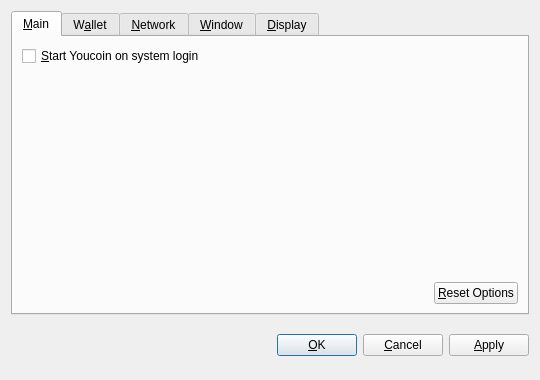
<?xml version="1.0" encoding="UTF-8"?>
<ui version="4.0">
 <class>OptionsDialog</class>
 <widget class="QDialog" name="OptionsDialog">
  <property name="geometry">
   <rect>
    <x>0</x>
    <y>0</y>
    <width>540</width>
    <height>380</height>
   </rect>
  </property>
  <property name="windowTitle">
   <string>Options</string>
  </property>
  <property name="modal">
   <bool>true</bool>
  </property>
  <layout class="QVBoxLayout" name="verticalLayout">
   <item>
    <widget class="QTabWidget" name="tabWidget">
     <property name="tabPosition">
      <enum>QTabWidget::North</enum>
     </property>
     <property name="currentIndex">
      <number>0</number>
     </property>
     <widget class="QWidget" name="tabMain">
      <attribute name="title">
       <string>&amp;Main</string>
      </attribute>
      <layout class="QVBoxLayout" name="verticalLayout_Main">
       <item>
        <widget class="QCheckBox" name="bitcoinAtStartup">
         <property name="toolTip">
          <string>Automatically start Youcoin after logging in to the system.</string>
         </property>
         <property name="text">
          <string>&amp;Start Youcoin on system login</string>
         </property>
        </widget>
       </item>
       <item>
        <spacer name="verticalSpacer_Main">
         <property name="orientation">
          <enum>Qt::Vertical</enum>
         </property>
         <property name="sizeHint" stdset="0">
          <size>
           <width>20</width>
           <height>40</height>
          </size>
         </property>
        </spacer>
       </item>
       <item>
        <layout class="QHBoxLayout" name="horizontalLayout_2_Main">
         <item>
          <spacer name="horizontalSpacer_2_Main">
           <property name="orientation">
            <enum>Qt::Horizontal</enum>
           </property>
           <property name="sizeHint" stdset="0">
            <size>
             <width>40</width>
             <height>20</height>
            </size>
           </property>
          </spacer>
         </item>
         <item>
          <widget class="QPushButton" name="resetButton">
           <property name="toolTip">
            <string>Reset all client options to default.</string>
           </property>
           <property name="text">
            <string>&amp;Reset Options</string>
           </property>
           <property name="autoDefault">
            <bool>false</bool>
           </property>
          </widget>
         </item>
        </layout>
       </item>
      </layout>
     </widget>
     <widget class="QWidget" name="tabWallet">
      <attribute name="title">
       <string>W&amp;allet</string>
      </attribute>
      <layout class="QVBoxLayout" name="verticalLayout_Network">
       <item>
        <widget class="QLabel" name="transactionFeeInfoLabel">
         <property name="text">
          <string>Optional transaction fee per kB that helps make sure your transactions are processed quickly. Most transactions are 1 kB.</string>
         </property>
         <property name="textFormat">
          <enum>Qt::PlainText</enum>
         </property>
         <property name="wordWrap">
          <bool>true</bool>
         </property>
        </widget>
       </item>
       <item>
        <layout class="QHBoxLayout" name="horizontalLayout_1_Main">
         <item>
          <widget class="QLabel" name="transactionFeeLabel">
           <property name="text">
            <string>Pay transaction &amp;fee</string>
           </property>
           <property name="textFormat">
            <enum>Qt::PlainText</enum>
           </property>
           <property name="buddy">
            <cstring>transactionFee</cstring>
           </property>
          </widget>
         </item>
         <item>
          <widget class="BitcoinAmountField" name="transactionFee"/>
         </item>
         <item>
          <spacer name="horizontalSpacer_1_Main">
           <property name="orientation">
            <enum>Qt::Horizontal</enum>
           </property>
           <property name="sizeHint" stdset="0">
            <size>
             <width>40</width>
             <height>20</height>
            </size>
           </property>
          </spacer>
         </item>
        </layout>
       </item>
       <item>
        <widget class="QLabel" name="label">
         <property name="text">
          <string>If you disable the spending of unconfirmed change, the change from a transaction cannot be used until that transaction has at least one confirmation. This also affects how your balance is computed.</string>
         </property>
         <property name="wordWrap">
          <bool>true</bool>
         </property>
        </widget>
       </item>
       <item>
        <widget class="QCheckBox" name="spendZeroConfChange">
         <property name="text">
          <string>Spend unconfirmed change  (experts only)</string>
         </property>
        </widget>
       </item>
       <item>
        <spacer name="verticalSpacer">
         <property name="orientation">
          <enum>Qt::Vertical</enum>
         </property>
         <property name="sizeHint" stdset="0">
          <size>
           <width>20</width>
           <height>40</height>
          </size>
         </property>
        </spacer>
       </item>
      </layout>
     </widget>
     <widget class="QWidget" name="tabNetwork">
      <attribute name="title">
       <string>&amp;Network</string>
      </attribute>
      <layout class="QVBoxLayout" name="verticalLayout_Network">
       <item>
        <widget class="QCheckBox" name="mapPortUpnp">
         <property name="toolTip">
          <string>Automatically open the Youcoin client port on the router. This only works when your router supports UPnP and it is enabled.</string>
         </property>
         <property name="text">
          <string>Map port using &amp;UPnP</string>
         </property>
        </widget>
       </item>
       <item>
        <widget class="QCheckBox" name="connectSocks">
         <property name="toolTip">
          <string>Connect to the Youcoin network through a SOCKS proxy (e.g. when connecting through Tor).</string>
         </property>
         <property name="text">
          <string>&amp;Connect through SOCKS proxy:</string>
         </property>
        </widget>
       </item>
       <item>
        <layout class="QHBoxLayout" name="horizontalLayout_Network">
         <item>
          <widget class="QLabel" name="proxyIpLabel">
           <property name="text">
            <string>Proxy &amp;IP:</string>
           </property>
           <property name="textFormat">
            <enum>Qt::PlainText</enum>
           </property>
           <property name="buddy">
            <cstring>proxyIp</cstring>
           </property>
          </widget>
         </item>
         <item>
          <widget class="QValidatedLineEdit" name="proxyIp">
           <property name="maximumSize">
            <size>
             <width>140</width>
             <height>16777215</height>
            </size>
           </property>
           <property name="toolTip">
            <string>IP address of the proxy (e.g. 127.0.0.1)</string>
           </property>
          </widget>
         </item>
         <item>
          <widget class="QLabel" name="proxyPortLabel">
           <property name="text">
            <string>&amp;Port:</string>
           </property>
           <property name="textFormat">
            <enum>Qt::PlainText</enum>
           </property>
           <property name="buddy">
            <cstring>proxyPort</cstring>
           </property>
          </widget>
         </item>
         <item>
          <widget class="QLineEdit" name="proxyPort">
           <property name="maximumSize">
            <size>
             <width>55</width>
             <height>16777215</height>
            </size>
           </property>
           <property name="toolTip">
            <string>Port of the proxy (e.g. 9050)</string>
           </property>
          </widget>
         </item>
         <item>
          <widget class="QLabel" name="socksVersionLabel">
           <property name="text">
            <string>SOCKS &amp;Version:</string>
           </property>
           <property name="textFormat">
            <enum>Qt::PlainText</enum>
           </property>
           <property name="buddy">
            <cstring>socksVersion</cstring>
           </property>
          </widget>
         </item>
         <item>
          <widget class="QValueComboBox" name="socksVersion">
           <property name="toolTip">
            <string>SOCKS version of the proxy (e.g. 5)</string>
           </property>
          </widget>
         </item>
         <item>
          <spacer name="horizontalSpacer_Network">
           <property name="orientation">
            <enum>Qt::Horizontal</enum>
           </property>
           <property name="sizeHint" stdset="0">
            <size>
             <width>40</width>
             <height>20</height>
            </size>
           </property>
          </spacer>
         </item>
        </layout>
       </item>
       <item>
        <spacer name="verticalSpacer_Network">
         <property name="orientation">
          <enum>Qt::Vertical</enum>
         </property>
         <property name="sizeHint" stdset="0">
          <size>
           <width>20</width>
           <height>40</height>
          </size>
         </property>
        </spacer>
       </item>
      </layout>
     </widget>
     <widget class="QWidget" name="tabWindow">
      <attribute name="title">
       <string>&amp;Window</string>
      </attribute>
      <layout class="QVBoxLayout" name="verticalLayout_Window">
       <item>
        <widget class="QCheckBox" name="minimizeToTray">
         <property name="toolTip">
          <string>Show only a tray icon after minimizing the window.</string>
         </property>
         <property name="text">
          <string>&amp;Minimize to the tray instead of the taskbar</string>
         </property>
        </widget>
       </item>
       <item>
        <widget class="QCheckBox" name="minimizeOnClose">
         <property name="toolTip">
          <string>Minimize instead of exit the application when the window is closed. When this option is enabled, the application will be closed only after selecting Quit in the menu.</string>
         </property>
         <property name="text">
          <string>M&amp;inimize on close</string>
         </property>
        </widget>
       </item>
       <item>
        <spacer name="verticalSpacer_Window">
         <property name="orientation">
          <enum>Qt::Vertical</enum>
         </property>
         <property name="sizeHint" stdset="0">
          <size>
           <width>20</width>
           <height>40</height>
          </size>
         </property>
        </spacer>
       </item>
      </layout>
     </widget>
     <widget class="QWidget" name="tabDisplay">
      <attribute name="title">
       <string>&amp;Display</string>
      </attribute>
      <layout class="QVBoxLayout" name="verticalLayout_Display">
       <item>
        <layout class="QHBoxLayout" name="horizontalLayout_1_Display">
         <item>
          <widget class="QLabel" name="langLabel">
           <property name="text">
            <string>User Interface &amp;language:</string>
           </property>
           <property name="textFormat">
            <enum>Qt::PlainText</enum>
           </property>
           <property name="buddy">
            <cstring>lang</cstring>
           </property>
          </widget>
         </item>
         <item>
          <widget class="QValueComboBox" name="lang">
           <property name="toolTip">
            <string>The user interface language can be set here. This setting will take effect after restarting Youcoin.</string>
           </property>
          </widget>
         </item>
        </layout>
       </item>
       <item>
        <layout class="QHBoxLayout" name="horizontalLayout_2_Display">
         <item>
          <widget class="QLabel" name="unitLabel">
           <property name="text">
            <string>&amp;Unit to show amounts in:</string>
           </property>
           <property name="textFormat">
            <enum>Qt::PlainText</enum>
           </property>
           <property name="buddy">
            <cstring>unit</cstring>
           </property>
          </widget>
         </item>
         <item>
          <widget class="QValueComboBox" name="unit">
           <property name="toolTip">
            <string>Choose the default subdivision unit to show in the interface and when sending coins.</string>
           </property>
          </widget>
         </item>
        </layout>
       </item>
       <item>
        <widget class="QCheckBox" name="displayAddresses">
         <property name="toolTip">
          <string>Whether to show Youcoin addresses in the transaction list or not.</string>
         </property>
         <property name="text">
          <string>&amp;Display addresses in transaction list</string>
         </property>
        </widget>
       </item>
       <item>
        <widget class="QCheckBox" name="coinControlFeatures">
         <property name="toolTip">
          <string>Whether to show coin control features or not.</string>
         </property>
         <property name="text">
          <string>Display coin &amp;control features (experts only!)</string>
         </property>
        </widget>
       </item>
       <item>
        <spacer name="verticalSpacer_Display">
         <property name="orientation">
          <enum>Qt::Vertical</enum>
         </property>
         <property name="sizeHint" stdset="0">
          <size>
           <width>20</width>
           <height>40</height>
          </size>
         </property>
        </spacer>
       </item>
      </layout>
     </widget>
    </widget>
   </item>
   <item>
    <layout class="QHBoxLayout" name="horizontalLayout_Buttons">
     <item>
      <spacer name="horizontalSpacer_1">
       <property name="orientation">
        <enum>Qt::Horizontal</enum>
       </property>
       <property name="sizeHint" stdset="0">
        <size>
         <width>40</width>
         <height>48</height>
        </size>
       </property>
      </spacer>
     </item>
     <item>
      <widget class="QLabel" name="statusLabel">
       <property name="font">
        <font>
         <weight>75</weight>
         <bold>true</bold>
        </font>
       </property>
       <property name="text">
        <string/>
       </property>
       <property name="textFormat">
        <enum>Qt::PlainText</enum>
       </property>
       <property name="wordWrap">
        <bool>true</bool>
       </property>
      </widget>
     </item>
     <item>
      <spacer name="horizontalSpacer_2">
       <property name="orientation">
        <enum>Qt::Horizontal</enum>
       </property>
       <property name="sizeHint" stdset="0">
        <size>
         <width>40</width>
         <height>48</height>
        </size>
       </property>
      </spacer>
     </item>
     <item>
      <widget class="QPushButton" name="okButton">
       <property name="text">
        <string>&amp;OK</string>
       </property>
      </widget>
     </item>
     <item>
      <widget class="QPushButton" name="cancelButton">
       <property name="text">
        <string>&amp;Cancel</string>
       </property>
       <property name="autoDefault">
        <bool>false</bool>
       </property>
      </widget>
     </item>
     <item>
      <widget class="QPushButton" name="applyButton">
       <property name="text">
        <string>&amp;Apply</string>
       </property>
       <property name="autoDefault">
        <bool>false</bool>
       </property>
      </widget>
     </item>
    </layout>
   </item>
  </layout>
 </widget>
 <customwidgets>
  <customwidget>
   <class>BitcoinAmountField</class>
   <extends>QSpinBox</extends>
   <header>bitcoinamountfield.h</header>
  </customwidget>
  <customwidget>
   <class>QValueComboBox</class>
   <extends>QComboBox</extends>
   <header>qvaluecombobox.h</header>
  </customwidget>
  <customwidget>
   <class>QValidatedLineEdit</class>
   <extends>QLineEdit</extends>
   <header>qvalidatedlineedit.h</header>
  </customwidget>
 </customwidgets>
 <resources/>
 <connections/>
</ui>
